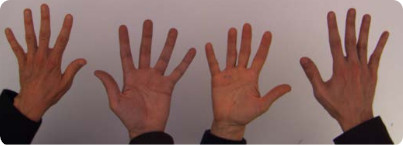
#> input picture Python/Modelado/TrabajoClase/Practica_gatos/manos.jpg, 403 x 146 px
$ python hog.py   (older library calls are emulated)
#> lines starting #> are read from the running program, lines starting #| are printed output that depends on the picture

from skimage.io import imread
from skimage.feature import hog
import matplotlib.pyplot as plt
import h5py

img = imread('manos.jpg')
#> img is the input picture: shape (146, 403, 3); mean R, G, B 134.2, 105.6, 101.2
plt.imshow(img)
plt.show()

fd, hog_image = hog(img, orientations=9, pixels_per_cell=(8, 8),
                	cells_per_block=(5, 5), visualize=True, multichannel=True)
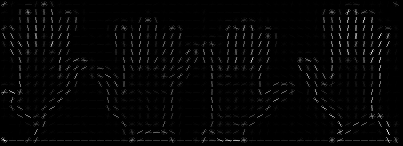
#> hog_image: shape (146, 403) float64; min 0, max 55.59, mean 1.2; drawn with min black and max white

plt.imshow(hog_image, cmap="gray")
plt.show()

$ run again, with Python/Modelado/TrabajoClase/Practica_gatos/copas.png saved as Python/Modelado/TrabajoClase/Practica_gatos/manos.jpg
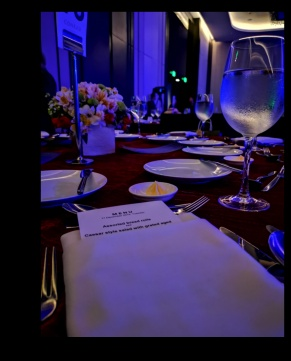
#> input picture Python/Modelado/TrabajoClase/Practica_gatos/copas.png, 291 x 361 px
#> img is the input picture: shape (361, 291, 3); mean R, G, B 46.9, 35.5, 72.6
#> `fd, hog_image = hog(img, orientations=9, pixels_per_cell=(8, 8), cells..`:
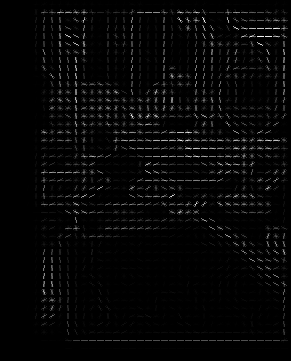
#> hog_image: shape (361, 291) float64; min 0, max 83.82, mean 2.1; drawn with min black and max white
